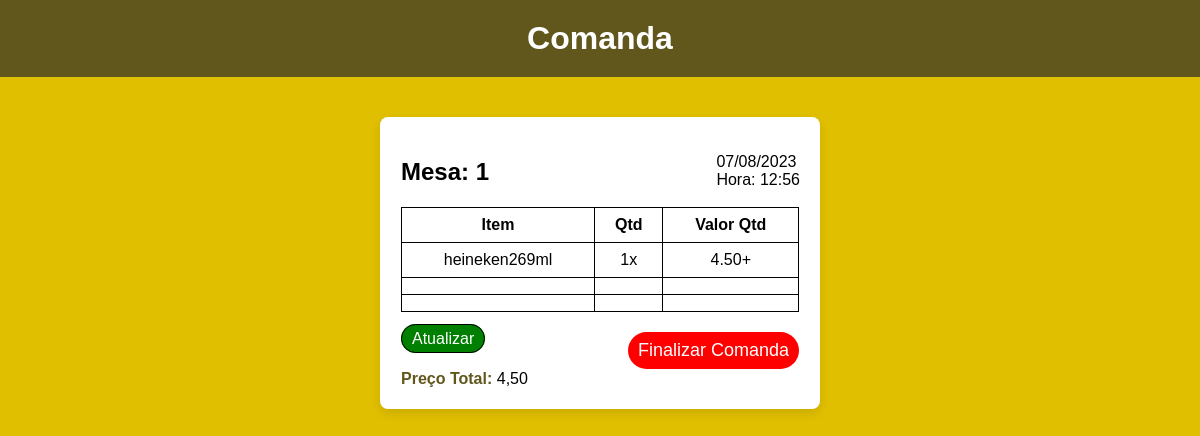
Screenshot of /pedido/1 with the database file from the repository.
### comanda/models.py (models this page shows, shortened)
class Comanda(models.Model):
    mesa = models.IntegerField()
    cerveja = models.CharField(max_length=20, null=True)
    refrigerante = models.CharField(max_length=20, null=True)
    espetinho = models.CharField(max_length=20, null=True)
    cervejaQtd = models.IntegerField(null=True)
    refrigeranteQtd = models.IntegerField(null=True)
    espetinhoQtd = models.IntegerField(null=True)
    cervejaPrecoTotal = models.DecimalField(max_digits=10, decimal_places=2, null=True)
    refrigerantePrecoTotal = models.DecimalField(
        max_digits=10, decimal_places=2, null=True
    )
    espetinhoPrecoTotal = models.DecimalField(
        max_digits=10, decimal_places=2, null=True
    )
    precoTotal = models.DecimalField(max_digits=10, decimal_places=2, null=True)
    listaItensSelecionados = models.JSONField(null=True)
    data = models.DateField(null=True, blank=True, auto_now_add=True)
    horario = models.TimeField(null=True, blank=True, auto_now_add=True)

### comanda/views.py (the view)
# urls.py: path("pedido/<int:id>", views.pedido, name="pedido"),
def pedido(request, id):
    comanda = get_object_or_404(Comanda, id=id)
    if request.method == "GET":
        return render(request, "pedidoCliente.html", {"comanda": comanda})
    elif request.method == "POST":
        comanda.delete()
        return redirect(reverse("visualizarPedidos"))

### comanda/templates/pedidoCliente.html (shortened to what this page needs)
{% load static %}
<!DOCTYPE html>
<html lang="pt-br">
<head>
    <link rel="stylesheet" href="{% static 'comanda.css' %}">
</head>
<body>
    <header>
        <h1>Comanda</h1>
    </header>
    <main>
        <form action=" {% url 'pedido' comanda.id %}" method="POST" autocomplete="off">
            <p id="datahora"> {{comanda.data|date:"d/m/Y"}}
                <br>
                Hora: {{comanda.horario}}
            </p>
            <fieldset>
                <h2>Mesa: {{comanda.mesa}}</h2>
            </fieldset>
            <fieldset>
                <table>
                    <thead>
                        <tr>
                            <th>Item</th>
                            <th>Qtd</th>
                            <th>Valor Qtd</th>
                        </tr>
                    </thead>
                    <tbody>
                        <tr>
                            <td>
                                {% for item in comanda.listaItensSelecionados %}
                                    {% if item.produto == "cerveja" %}
                                    {{item.sabor}}
                                    <br>
                                    {% endif %}
                            {% endfor %}
                            </td>
                            <td>
                                {% for item in comanda.listaItensSelecionados %}
                                    {% if item.produto == "cerveja" %}
                                    {{item.quantidade}}x
                                    <br>
                                    {% endif %}
                            {% endfor %}
                            </td>
                            <td>
                                {% for item in comanda.listaItensSelecionados %}
                                    {% if item.produto == "cerveja" %}
                                    {{item.precoTotalQtd}}+
                                    <br>
                                    {% endif %}
                            {% endfor %}
                            </td>
                        </tr>
                        <tr>
                            <td>
                            </td>
                            <td>
                            </td>
                            <td>
                            </td>
                        </tr>
                        <tr>
                            <td>
                            </td>
                            <td>
                            </td>
                            <td>
                            </td>
                        </tr>
                    </tbody>
                </table>
                <input id="finalizar-comanda" type="submit" value="Finalizar Comanda">
                <br>
                <a href="{% url 'atualizarPedido' comanda.id %}">Atualizar</a>
            </fieldset>
            <fieldset>
                <label for="precoTotal">Preço Total:</label>
                <output id="precoTotalOutput">{{comanda.precoTotal}}</output>
            </fieldset>
        </form>
    </main>
</body>
</html>

### templates/static/comanda.css (style rules this page uses)
body, html { padding: 0; margin: 0; width: 100%; font-family: Arial, sans-serif; }
body { background-color: #E0BF00; }
header { text-align: center; background-color: #61571D; color: white; padding: 20px 0; margin-bottom: 20px; }
h1 { margin: 0; font-size: 32px; }
a { background-color: green; border: 1px solid black; color: #fff; border-radius: 24px; text-decoration: none; padding: 5px 10px; }
#datahora { float: right; }
main { display: flex; justify-content: center; align-items: center; flex-direction: column; padding: 20px; }
form { background-color: #fff; border-radius: 8px; box-shadow: 0 4px 10px rgba(0, 0, 0, 0.1); padding: 20px; width: 80%; max-width: 400px; max-height: 100vh; overflow-y: auto; }
fieldset { border: none; padding: 0; margin: 1px; }
table { border-collapse: collapse; width: 100%; }
th, td { border: 1px solid black; padding: 8px; text-align: center; }
#finalizar-comanda { display: block; border: none; background-color: red; color: #fff; border-radius: 24px; text-align: center; padding: 8px 10px; margin-top: 20px; font-size: 18px; cursor: pointer; transition: background-color 0.2s ease; float: right; }
label { font-size: 16px; font-weight: bold; color: #61571D; }

### rows the page displays
Comanda: data "07/08/2023", horario "12:56", mesa "1", sabor "heineken269ml", precoTotal "4,50"

### other values shown
{{ item.quantidade }} "1"
{{ item.precoTotalQtd }} "4.50"
